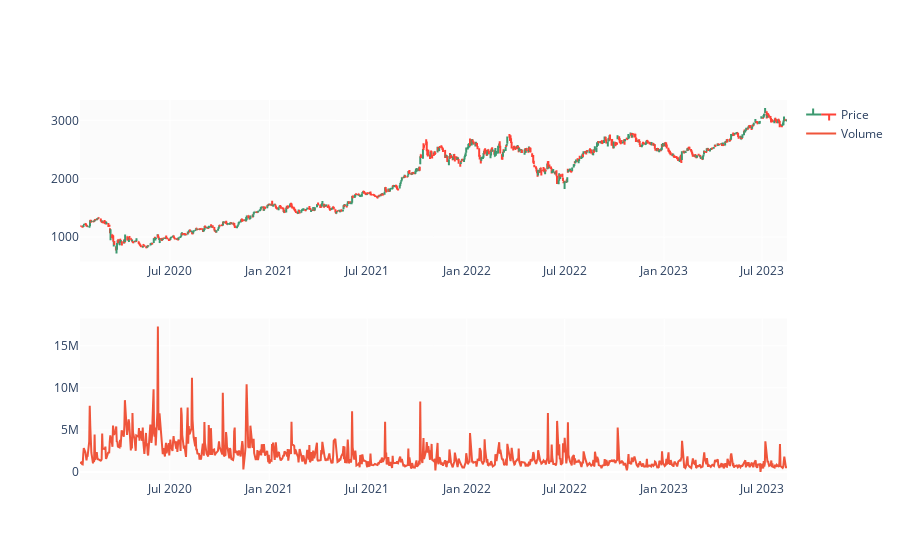

Notebook source saved alongside this figure:
### Code cell
fig = make_subplots(rows=2, cols=1)
27,2119.949951,2119.949951,2086.199951,2105.500000,2020.358887,2349001

fig.add_trace(go.Ohlc(x=df.Date,
                      open=df.Open,
                      high=df.High,
                      low=df.Low,
                      close=df.Close,
                      name='Price'), row=1, col=1)

fig.add_trace(go.Scatter(x=df.Date, y=df.Volume, name='Volume'), row=2, col=1)

fig.update(layout_xaxis_rangeslider_visible=False)
fig.show()

### Figure 1 — Plotly figure (JSON) as saved in the notebook; plotly's stock layout.template omitted (floating-point values rounded to 4 significant figures; data arrays with more than 128 entries replaced by an {"elided": "..."} marker saying what was removed)
{"data": [{"close": {"elided": "889 float values"}, "high": {"elided": "889 float values"}, "low": {"elided": "889 float values"}, "name": "Price", "open": {"elided": "889 float values"}, "type": "ohlc", "x": {"elided": "889 str values"}, "xaxis": "x", "yaxis": "y"}, {"name": "Volume", "type": "scatter", "x": {"elided": "889 str values"}, "xaxis": "x2", "y": {"elided": "889 int values"}, "yaxis": "y2"}], "layout": {"autosize": true, "xaxis": {"anchor": "y", "autorange": true, "domain": [0, 1], "range": ["2020-01-16 12:00", "2023-08-16 12:00"], "rangeslider": {"visible": false, "yaxis": {}}, "type": "date"}, "xaxis2": {"anchor": "y2", "autorange": true, "domain": [0, 1], "range": ["2020-01-17", "2023-08-16"], "type": "date"}, "yaxis": {"anchor": "x", "autorange": true, "domain": [0.575, 1], "range": [582.6, 3348.0]}, "yaxis2": {"anchor": "x2", "autorange": true, "domain": [0, 0.425], "range": [-960200.0, 18240000.0], "type": "linear"}}}
